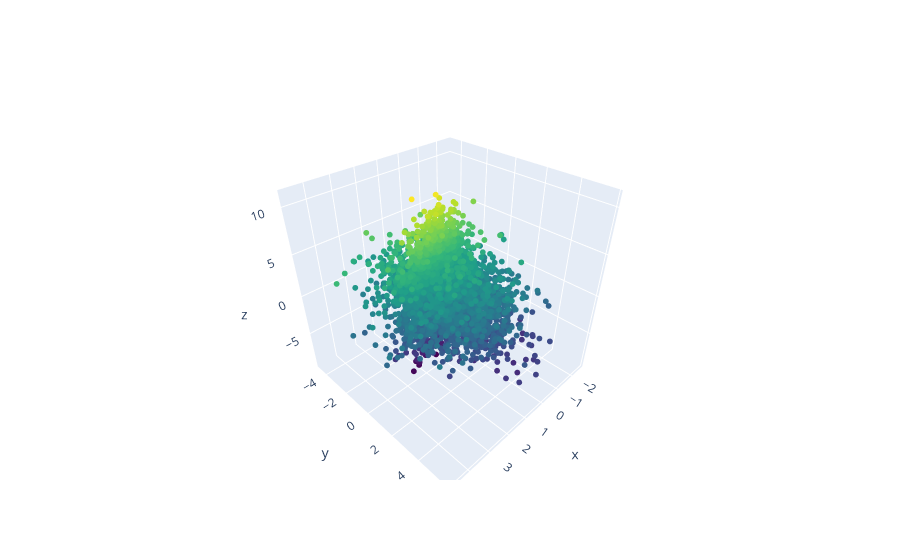

Source (notebook cell):
### Markdown cell above
We can also visualize the sample in 3D with Plotly (interactive):

### Code cell
fig = go.Figure(
    data=go.Scatter3d(
        x=sample[:, 0],
        y=sample[:, 1],
        z=sample[:, 2],
        mode="markers",
        marker={
            "size": 2,
            "color": sample[:, 2],
            "colorscale": "Viridis",
            "showscale": False,
        },
    )
)

fig.update_layout(
    scene={
        "xaxis_title": properties["x"]["label"].replace("$", ""),
        "yaxis_title": properties["y"]["label"].replace("$", ""),
        "zaxis_title": properties["z"]["label"].replace("$", ""),
        "aspectmode": "cube",
    },
    showlegend=False,
)

fig.show()
# Save 3D scatter (requires kaleido: pip install kaleido)
try:
    fig.write_image("gallery/quickstart_3d_scatter_plotly.png")
except Exception:
    pass

### Figure 1 — Plotly figure (JSON) as saved in the notebook; plotly's stock layout.template omitted (floating-point values rounded to 4 significant figures; data arrays with more than 128 entries replaced by an {"elided": "..."} marker saying what was removed)
{"data": [{"marker": {"color": {"elided": "5000 float values"}, "colorscale": [[0, "#440154"], [0.1111, "#482878"], [0.2222, "#3e4989"], [0.3333, "#31688e"], [0.4444, "#26828e"], [0.5556, "#1f9e89"], [0.6667, "#35b779"], [0.7778, "#6ece58"], [0.8889, "#b5de2b"], [1, "#fde725"]], "showscale": false, "size": 2}, "mode": "markers", "type": "scatter3d", "x": {"elided": "5000 float values"}, "y": {"elided": "5000 float values"}, "z": {"elided": "5000 float values"}}], "layout": {"scene": {"aspectmode": "cube", "xaxis": {"title": {"text": "x"}}, "yaxis": {"title": {"text": "y"}}, "zaxis": {"title": {"text": "z"}}}, "showlegend": false}}
